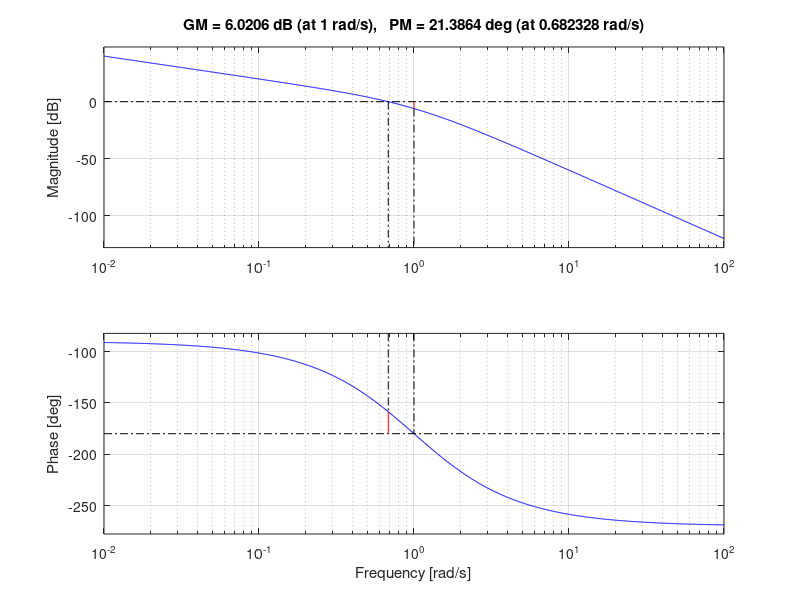
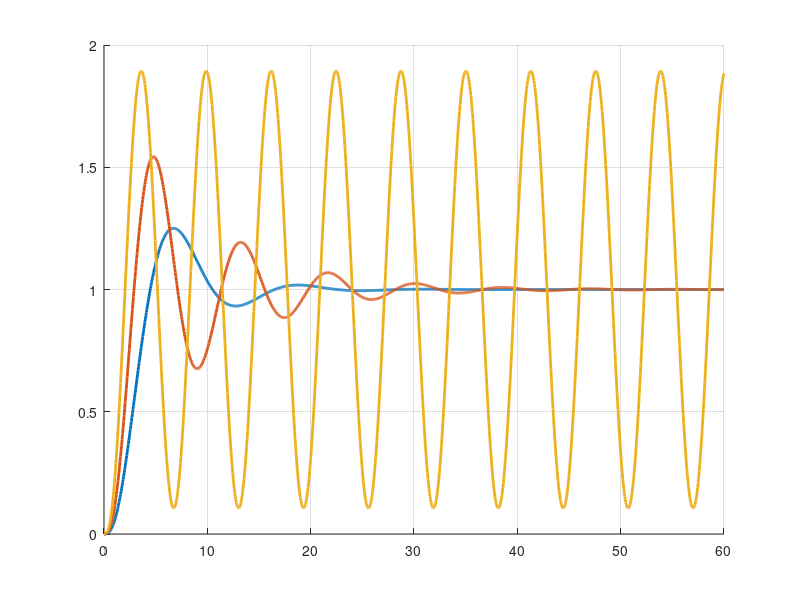

MATLAB code to generate these figures, in order: (Note: this script raises an error after producing the figures.)
%% 주파수영역 제어기 설계 입문 (한글판)
% 원문 : Control Tutorials for MATLAB and Simulink — Introduction: Frequency Domain Methods
% 한글 정리 : 제어시스템설계 · 충남대학교 자율운항시스템공학과
%
% **이 문서는 9~10 주차 예습용입니다.** 지금 다 이해하지 못해도 괜찮습니다.
%
% 이 문서에서 하는 것
%
% - 이득여유와 위상여유가 무엇인지 이해한다
% - 나이퀴스트 선도를 읽는다
% - 보드 선도에서 폐루프 성능을 짐작한다
%
% 오늘 쓰는 MATLAB 명령 — `bode`, `margin`, `nyquist`, `feedback`, `step`

clc; close all;
s = tf('s');

%% 1. 왜 주파수영역인가
% 선형 시불변 시스템에는 아주 중요한 성질이 있습니다.
%
% **정현파를 넣으면 같은 주파수의 정현파가 나온다.**
% 다만 크기와 위상이 달라진다.
%
% 그 크기비와 위상차를 주파수별로 모아 놓은 것이 **주파수응답**입니다.
% 보드 선도는 그것을 그림으로 그린 것일 뿐입니다.
%
% ![정현파를 넣으면 크기와 위상만 달라진 정현파가 나온다](freq_1.png)
%
% **그림 파일** `freq_1.png` — CTMS 원본에서 가져온 인용 그림 (코드로 그린 것이 아닙니다)
%   · 띄워 보려면 `dg_ref('freq_1')`
%
% 시간영역과 무엇이 다른가
%
% - 시간영역 — "얼마나 빠른가, 얼마나 흔들리는가" 를 직접 본다
% - 주파수영역 — "**얼마나 여유가 있는가**" 를 본다
%
% 실무에서 주파수영역을 선호하는 이유는 이렇습니다.
%
% - 모델이 정확하지 않아도 **실험으로 직접 잴 수 있다** (사인파를 넣어 보면 된다)
% - **얼마나 더 나빠져도 버티는가**를 숫자로 준다 (이것이 여유다)

%% 2. 이득여유와 위상여유
% 폐루프가 불안정해지는 조건은 이것입니다.
%
% $$1 + L(j\omega) = 0 \qquad \Rightarrow \qquad L(j\omega) = -1$$
%
% 즉 개루프 주파수응답이 **크기 $1$, 위상 $-180^\circ$** 인 점에 닿으면 위험합니다.
% 그 점에서 얼마나 떨어져 있는가가 **여유**입니다.
%
% - **이득여유 (GM)** — 위상이 $-180^\circ$ 인 주파수에서, 크기를 몇 배 더 키우면 $1$ 이 되는가
% - **위상여유 (PM)** — 크기가 $1$ 인 주파수에서, 위상이 $-180^\circ$ 까지 몇 도 남았는가
%
% ![보드 선도에서 이득여유와 위상여유를 읽는 자리](freq_2.png)
%
% **그림 파일** `freq_2.png` — CTMS 원본에서 가져온 인용 그림 (코드로 그린 것이 아닙니다)
%   · 띄워 보려면 `dg_ref('freq_2')`
%
% 실무 기준
%
% - 이득여유 $6\,\mathrm{dB}$ 이상 (약 2 배)
% - 위상여유 $30^\circ \sim 60^\circ$

L1 = 1/(s*(s+1)^2);

figure;
margin(L1); grid on;
[Gm, Pm, Wcg, Wcp] = margin(L1);

fprintf('=== 이득여유와 위상여유 ===\n');
fprintf('  L(s) = 1/(s(s+1)^2)\n');
fprintf('  이득여유 GM = %.2f 배 (%.1f dB)  at %.3f rad/s\n', Gm, 20*log10(Gm), Wcg);
fprintf('  위상여유 PM = %.1f 도             at %.3f rad/s\n\n', Pm, Wcp);

%% 2-1. 여유가 줄면 어떻게 되는가
% 이득을 키우면 크기 곡선이 위로 올라가므로 여유가 줄어듭니다.
% $K$ 를 이득여유만큼 키우면 여유가 정확히 $0$ 이 되어 **지속진동**이 나옵니다.

t = (0:0.05:60)';
figure;
hold on; grid on;
for K = [0.5 1 Gm 1.5*Gm]
    T = feedback(K*L1, 1);
    if max(real(pole(T))) < 0.05
        plot(t, step(T, t), 'LineWidth', 2, 'DisplayName', sprintf('K = %.2f', K));
    end
end
yline(1, 'k--', 'HandleVisibility','off');
xlabel('시간 [s]'); ylabel('출력'); ylim([-0.5 2.5]);
legend('Location','northeast');
title(sprintf('K = %.2f (= 이득여유) 에서 지속진동이 된다', Gm));

fprintf('=== 이득을 키우면 ===\n');
fprintf('     K     위상여유[도]   가장 오른쪽 극점 실수부\n');
fprintf('  ------  -------------  ---------------------\n');
for K = [0.5 1 Gm 1.5*Gm]
    [~, pm] = margin(K*L1);
    fprintf('  %6.2f  %13.1f  %21.4f\n', K, pm, max(real(pole(feedback(K*L1,1)))));
end
fprintf('\n');

%% 3. 나이퀴스트 선도
% 보드 선도가 크기와 위상을 **따로** 그린 것이라면,
% 나이퀴스트 선도는 둘을 **한 평면에** 그린 것입니다.
%
% $\omega$ 를 $-\infty$ 에서 $+\infty$ 까지 훑으며 복소수 $L(j\omega)$ 를 찍습니다.
% 그러면 여유가 **$-1$ 점까지의 거리**로 눈에 보입니다.

figure;
nyquist(0.5*L1); grid on;
title('나이퀴스트 선도 : -1 점(빨간 +)에 얼마나 가까운가');

%% 3-1. 코시 편각원리와 나이퀴스트 판정
% 나이퀴스트 판정의 바탕은 복소해석의 **편각원리**입니다.
% 말로 풀면 이렇습니다.
%
% - $s$ 평면에서 어떤 닫힌 곡선을 따라 한 바퀴 돌면
% - $L(s)$ 도 어떤 곡선을 그리며 원점을 몇 바퀴 돈다
% - 그 **회전 수**가 곡선 안에 든 극점과 영점의 개수 차이와 같다
%
% 이것을 $1 + L(s)$ 에 적용하면 **나이퀴스트 판정**이 나옵니다.
%
% $$Z = N + P$$
%
% - $Z$ — 우반면에 있는 **폐루프** 극점의 개수 (이것이 $0$ 이라야 안정)
% - $N$ — 나이퀴스트 선도가 $-1$ 점을 **시계 방향으로** 감은 횟수
% - $P$ — 우반면에 있는 **개루프** 극점의 개수
%
% 실무에서 쓰는 규칙은 대개 이 한 줄로 줄어듭니다.
%
% **개루프가 안정하면($P = 0$), 나이퀴스트 선도가 $-1$ 점을 감지 않아야 안정**

fprintf('=== 나이퀴스트 판정 확인 ===\n');
for K = [0.5 2]
    T = feedback(K*L1, 1);
    nz = sum(real(pole(T)) > 0);
    fprintf('  K = %.1f : 우반면 폐루프 극점 %d 개 -> %s\n', ...
            K, nz, string(nz == 0) + " (0 이면 안정)");
end
fprintf('\n');

%% 4. 보드 선도에서 폐루프 성능 짐작하기
% 개루프 보드 선도만 보고 폐루프 성능을 대략 알 수 있습니다.
% 이것이 주파수영역 설계의 힘입니다.
%
% **위상여유와 감쇠비**
%
% $$\zeta \approx \frac{PM[^\circ]}{100}$$
%
% 위상여유 $50^\circ$ 면 감쇠비가 대략 $0.5$ 라는 뜻입니다.
% 그러면 4주차 공식으로 오버슈트도 짐작됩니다.
%
% **대역폭과 빠르기**
%
% - 대역폭이 넓을수록 응답이 빠르다
% - 대략 $\omega_{BW} \approx (1 \sim 2)\,\omega_n$
%
% ![저주파 점근선의 높이가 정상상태 오차를 정한다](freq_6.png)
%
% **그림 파일** `freq_6.png` — CTMS 원본에서 가져온 인용 그림 (코드로 그린 것이 아닙니다)
%   · 띄워 보려면 `dg_ref('freq_6')`

fprintf('=== 위상여유와 실제 감쇠비 ===\n');
fprintf('     K     위상여유[도]  PM/100  실제 오버슈트[%%]  공식 예측[%%]\n');
fprintf('  ------  ------------  ------  ----------------  ------------\n');
for K = [0.2 0.4 0.6 0.8]
    [~, pm] = margin(K*L1);
    T = feedback(K*L1, 1);
    ii = stepinfo(T);
    z_est = pm/100;
    if z_est < 1
        os_est = 100*exp(-z_est*pi/sqrt(1-z_est^2));
    else
        os_est = 0;
    end
    fprintf('  %6.2f  %12.1f  %6.3f  %16.1f  %12.1f\n', ...
            K, pm, z_est, ii.Overshoot, os_est);
end
fprintf('  --> 딱 맞지는 않지만 **짐작하기에는 충분합니다.**\n\n');

%% 5. 근궤적과 주파수영역 — 같은 것의 두 얼굴
% 두 방법은 서로 다른 것을 보는 것이 아니라 **같은 것을 다른 각도에서** 봅니다.
%
% | | 근궤적 | 주파수영역 |
% |---|---|---|
% | 보는 것 | 극점이 어디 있는가 | $-1$ 점에서 얼마나 떨어져 있는가 |
% | 필요한 것 | **모델(전달함수)** | 모델 또는 **실험 데이터** |
% | 잘 보이는 것 | 과도응답 (오버슈트, 정착시간) | 안정 여유, 잡음 억제 |
% | 잘 안 보이는 것 | 모델 오차에 대한 여유 | 극점 위치 |
%
% **둘 다 할 줄 알아야** 상황에 맞게 골라 쓸 수 있습니다.
%
% - 모델이 정확하다 $\rightarrow$ 근궤적이 편하다
% - 모델이 불확실하거나 실험 데이터만 있다 $\rightarrow$ 주파수영역이 낫다

figure('Position',[80 80 950 400]);
tiledlayout(1,2,'TileSpacing','compact');
nexttile
rlocus(L1); grid on; xlim([-3 1]); ylim([-2 2]);
title('근궤적 : 극점이 어디로 가는가');
nexttile
nyquist(0.5*L1); grid on;
title('나이퀴스트 : -1 점에서 얼마나 떨어졌는가');

%% 6. 정리
% - 불안정의 조건은 $L(j\omega) = -1$. 여유란 **그 점에서 얼마나 떨어졌는가**이다
% - **이득여유** 6 dB 이상, **위상여유** $30^\circ \sim 60^\circ$ 가 실무 기준
% - 나이퀴스트 판정 : $Z = N + P$. 개루프가 안정하면 $-1$ 을 감지 않아야 한다
% - 위상여유로 감쇠비를 짐작할 수 있다 : $\zeta \approx PM/100$
% - 근궤적과 주파수영역은 **같은 것의 두 얼굴**이다
%
% 이 과목의 9, 10 주차에서 자세히 다룹니다.
